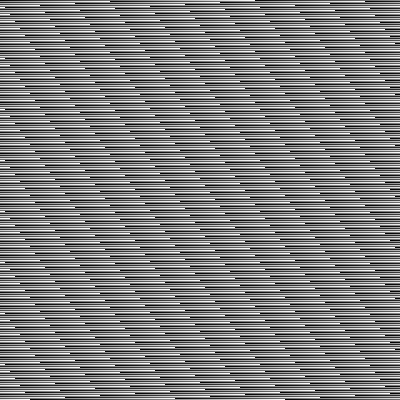
Frame 1 (no input)
Frame 60 (the mouse pressed at the canvas centre just before this capture): identical to frame 1, image omitted
Frame 120 (the mouse held since frame 60 and released just before this capture): identical to frame 1, image omitted

The Processing sketch that drew this single still picture (run headless with seeded random() and noise(); from frame 60 on, the mouse is pressed at the canvas centre):

// Processing sketch: pixels_simple_array
// ── pixels_simple_array.pde
void setup()
{
  size(400,400);
}

void draw()
{
  loadPixels();
  
  //Fill the entire pixel array with colors from black to white
  for(int i = 0; i < pixels.length; i++)
  {
    pixels[i] = color(i%255);
  }
  
  updatePixels();
}
